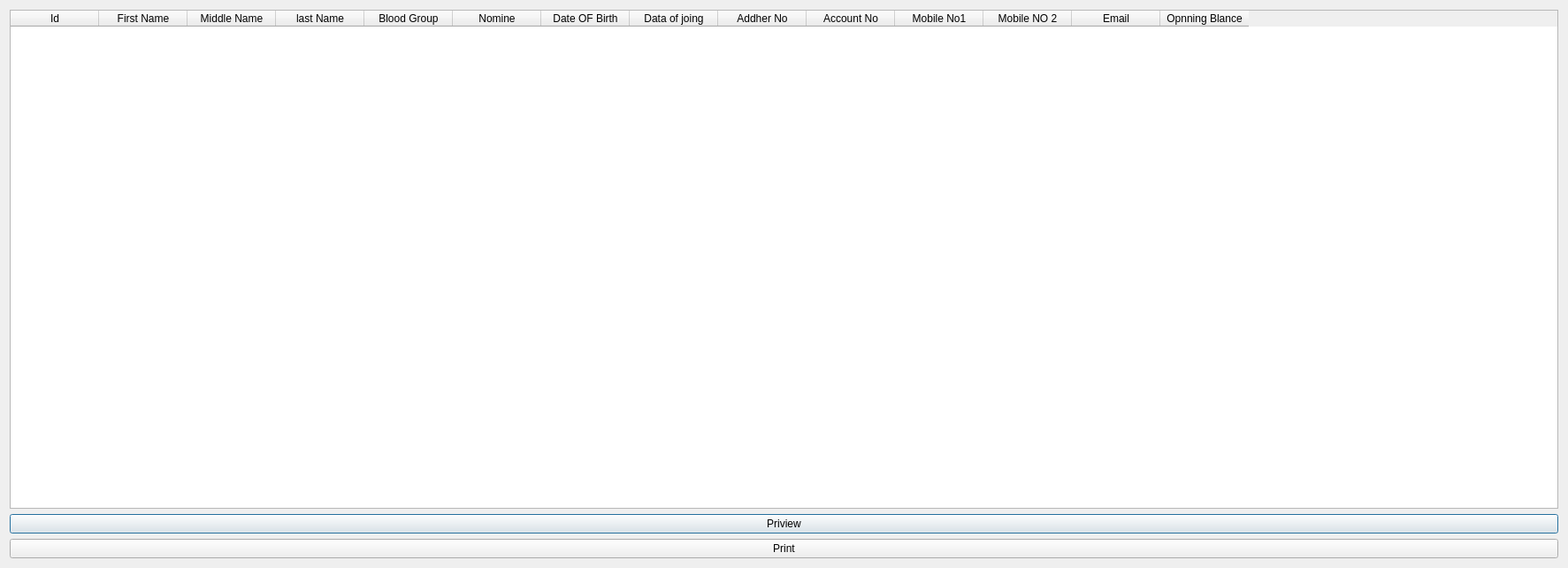
<?xml version="1.0" encoding="UTF-8"?>
<ui version="4.0">
 <class>Dialog</class>
 <widget class="QDialog" name="Dialog">
  <property name="enabled">
   <bool>true</bool>
  </property>
  <property name="geometry">
   <rect>
    <x>0</x>
    <y>0</y>
    <width>1773</width>
    <height>642</height>
   </rect>
  </property>
  <property name="sizePolicy">
   <sizepolicy hsizetype="Preferred" vsizetype="Preferred">
    <horstretch>0</horstretch>
    <verstretch>0</verstretch>
   </sizepolicy>
  </property>
  <property name="windowTitle">
   <string>Dialog</string>
  </property>
  <layout class="QGridLayout" name="gridLayout">
   <item row="0" column="0">
    <widget class="QTableWidget" name="tableWidget">
     <property name="enabled">
      <bool>true</bool>
     </property>
     <column>
      <property name="text">
       <string>Id</string>
      </property>
     </column>
     <column>
      <property name="text">
       <string>First Name</string>
      </property>
     </column>
     <column>
      <property name="text">
       <string>Middle Name</string>
      </property>
     </column>
     <column>
      <property name="text">
       <string>last Name</string>
      </property>
     </column>
     <column>
      <property name="text">
       <string>Blood Group</string>
      </property>
     </column>
     <column>
      <property name="text">
       <string>Nomine</string>
      </property>
     </column>
     <column>
      <property name="text">
       <string>Date OF Birth</string>
      </property>
     </column>
     <column>
      <property name="text">
       <string>Data of joing</string>
      </property>
     </column>
     <column>
      <property name="text">
       <string>Addher No</string>
      </property>
     </column>
     <column>
      <property name="text">
       <string>Account No</string>
      </property>
     </column>
     <column>
      <property name="text">
       <string>Mobile No1</string>
      </property>
     </column>
     <column>
      <property name="text">
       <string>Mobile NO 2</string>
      </property>
     </column>
     <column>
      <property name="text">
       <string>Email</string>
      </property>
     </column>
     <column>
      <property name="text">
       <string>Opnning Blance</string>
      </property>
     </column>
    </widget>
   </item>
   <item row="1" column="0">
    <widget class="QPushButton" name="priview">
     <property name="text">
      <string>Priview</string>
     </property>
    </widget>
   </item>
   <item row="2" column="0">
    <widget class="QPushButton" name="print">
     <property name="layoutDirection">
      <enum>Qt::LeftToRight</enum>
     </property>
     <property name="text">
      <string>Print</string>
     </property>
    </widget>
   </item>
  </layout>
 </widget>
 <resources/>
 <connections/>
</ui>
